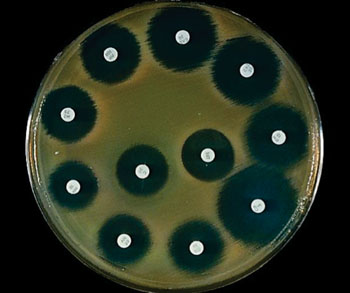
#> input picture Python Scripts/Picture 1.jpg, 350 x 293 px, found by its file name
$ python BinarizeAnImage.py
#> lines starting #> are read from the running program, lines starting #| are printed output that depends on the picture; after the words box and inside, x2 and y2 are one past the last pixel; in counts of white or black regions, pixels touching at a corner belong together
import numpy as np
import matplotlib.pyplot as plt
import cv2

def showResults():
    fig=plt.figure()
    fig.suptitle("ANTIBIOGRAMS", fontsize=16)

    fig2=fig.add_subplot(3,2,1)
    plt.axis("off")
    fig2.title.set_text('RGBimage')
    plt.imshow(RGBimg)


    fig4=fig.add_subplot(3,2,2)
    plt.axis("off")
    fig4.title.set_text('Grayscale')
    plt.imshow(GrayscaleImage, cmap='gray')

    fig4=fig.add_subplot(3,2,3)
    plt.axis("off")
    fig4.title.set_text('BlurredImg')
    plt.imshow(BlurredImage, cmap='gray')

    fig4=fig.add_subplot(3,2,4)
    plt.axis("off")
    fig4.title.set_text('BinarizedImg')
    plt.imshow(BinarizedImg,cmap='gray')
    plt.show()

img = cv2.imread('D:\Alex 2018-2do semestre\Docencia\Antibiograms-project\Antibiograms pictures\Picture 1.jpg')
#> img is the input picture: shape (293, 350, 3); mean B, G, R 30.1, 45.1, 37
RGBimg=cv2.cvtColor(img,cv2.COLOR_BGR2RGB)
GrayscaleImage=cv2.cvtColor(img, cv2.COLOR_BGR2GRAY)
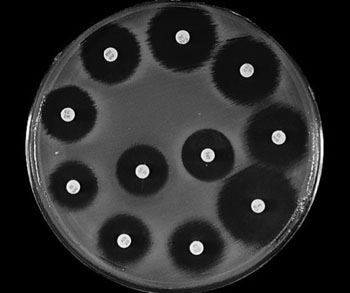
#> GrayscaleImage: shape (293, 350); min 0, max 255, mean 41
BlurredImage = cv2.medianBlur(GrayscaleImage,9)
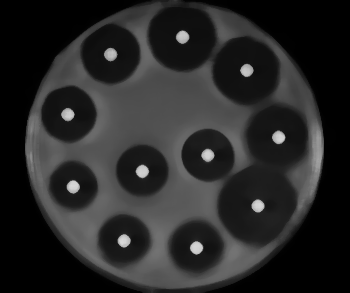
#> BlurredImage: shape (293, 350); min 0, max 217, mean 39.4
ret,BinarizedImg = cv2.threshold(BlurredImage,40,255,cv2.THRESH_BINARY)
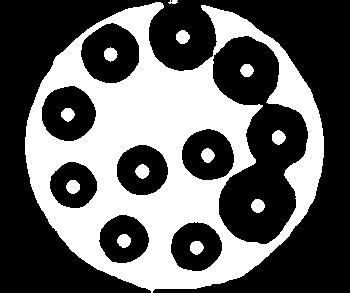
#> BinarizedImg: shape (293, 350); 38.4% white; 13 white regions, largest, box (x1, y1, x2, y2) and area: (25, 2, 324, 293) 37695, (135, 164, 150, 179) 155, (272, 130, 286, 145) 154
showResults()
#> in showResults, `plt.show()`:
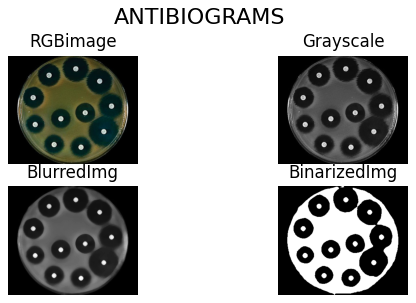
#> figure drawn by matplotlib, 4 panels

$ run again, with Python Scripts/Picture 3.jpg copied over Python Scripts/Picture 1.jpg
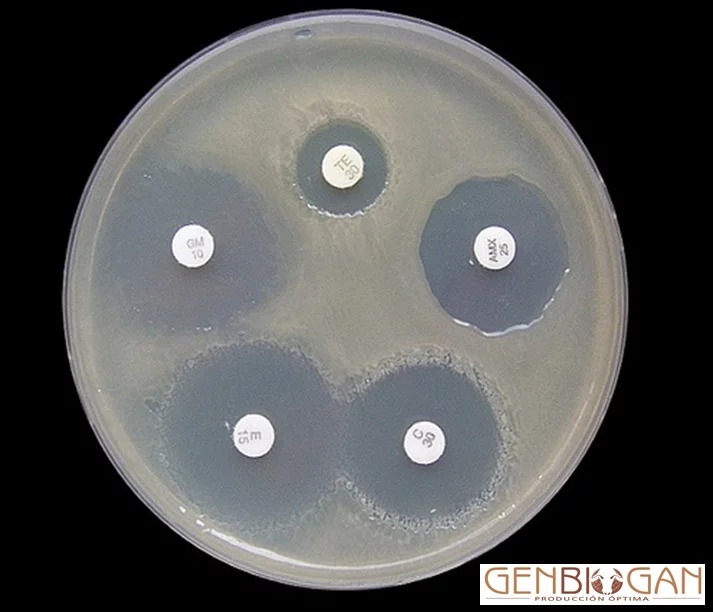
#> input picture Python Scripts/Picture 3.jpg, 713 x 612 px, found by its file name
#> img is the input picture: shape (612, 713, 3); mean B, G, R 87, 87.9, 87.3
#> `ret,BinarizedImg = cv2.threshold(BlurredImage,40,255,cv2.THRESH_BINARY)`:
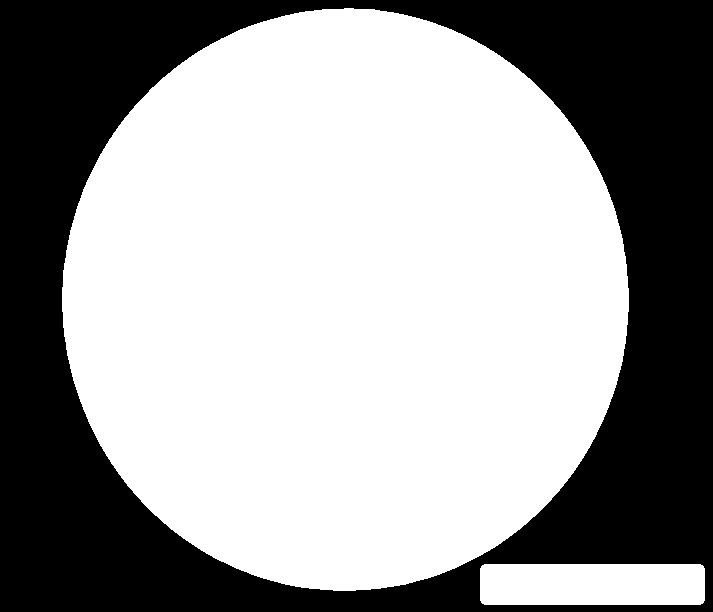
#> BinarizedImg: shape (612, 713); 61.4% white; 1 black region, box (x1, y1, x2, y2) and area: (0, 0, 713, 612) 168229
#> in showResults, `plt.show()`:
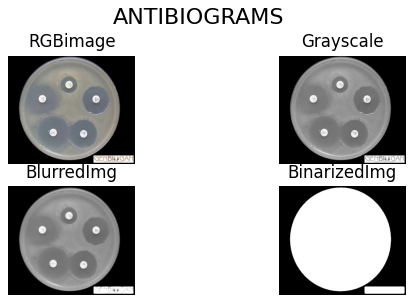
#> figure drawn by matplotlib, 4 panels

$ run again, with Python Scripts/Picture 6.JPG copied over Python Scripts/Picture 1.jpg
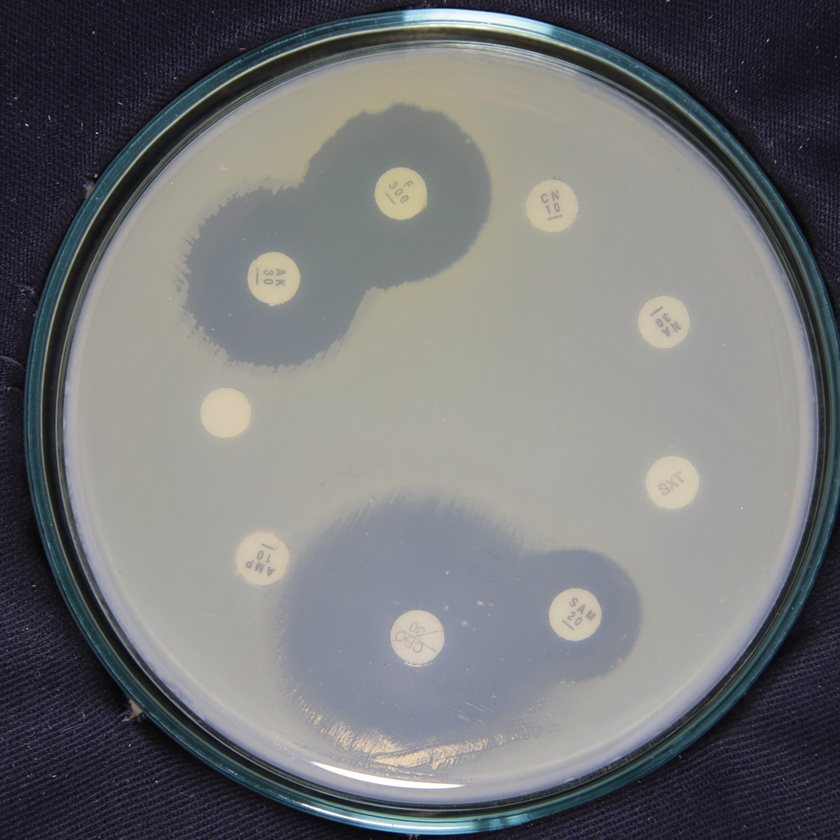
#> input picture Python Scripts/Picture 6.JPG, 840 x 840 px, shrunk from 3729 x 3729 before the run, found by its file name
#> img is the input picture: shape (840, 840, 3); mean B, G, R 118.4, 117.1, 116
#> `ret,BinarizedImg = cv2.threshold(BlurredImage,40,255,cv2.THRESH_BINARY)`:
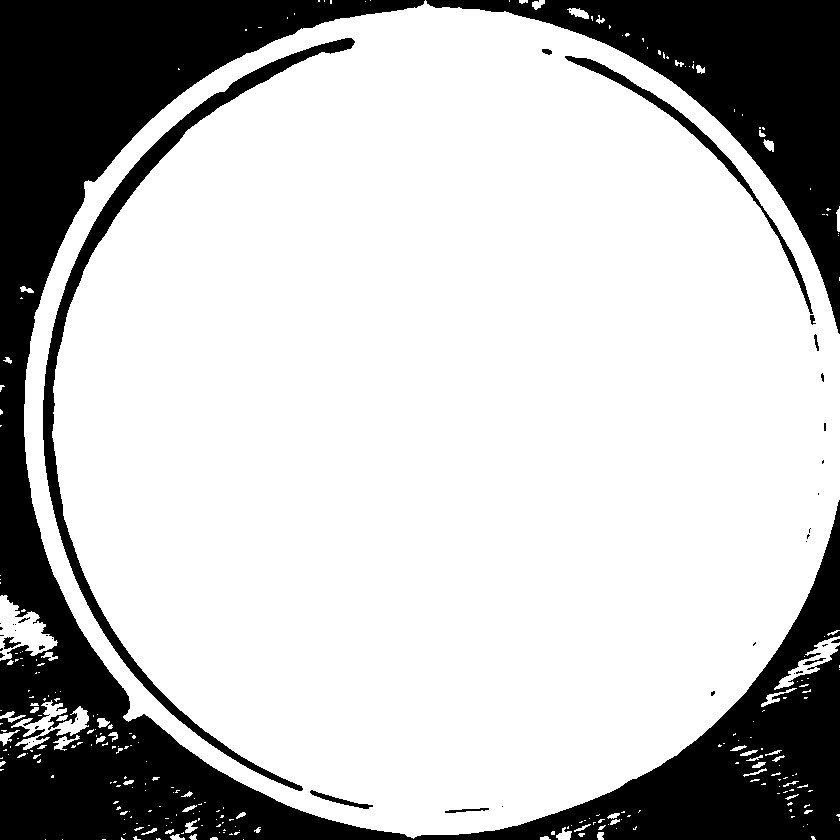
#> BinarizedImg: shape (840, 840); 74.8% white; 44 black regions (31 under 20 px), largest, box (x1, y1, x2, y2) and area: (0, 0, 840, 840) 127214, (426, 0, 840, 334) 36351, (43, 38, 355, 791) 10703
#> in showResults, `plt.show()`:
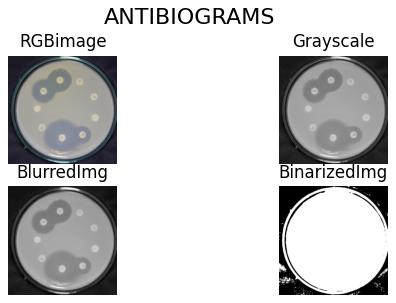
#> figure drawn by matplotlib, 4 panels

$ run again, with Python Scripts/Picture 8.JPG copied over Python Scripts/Picture 1.jpg
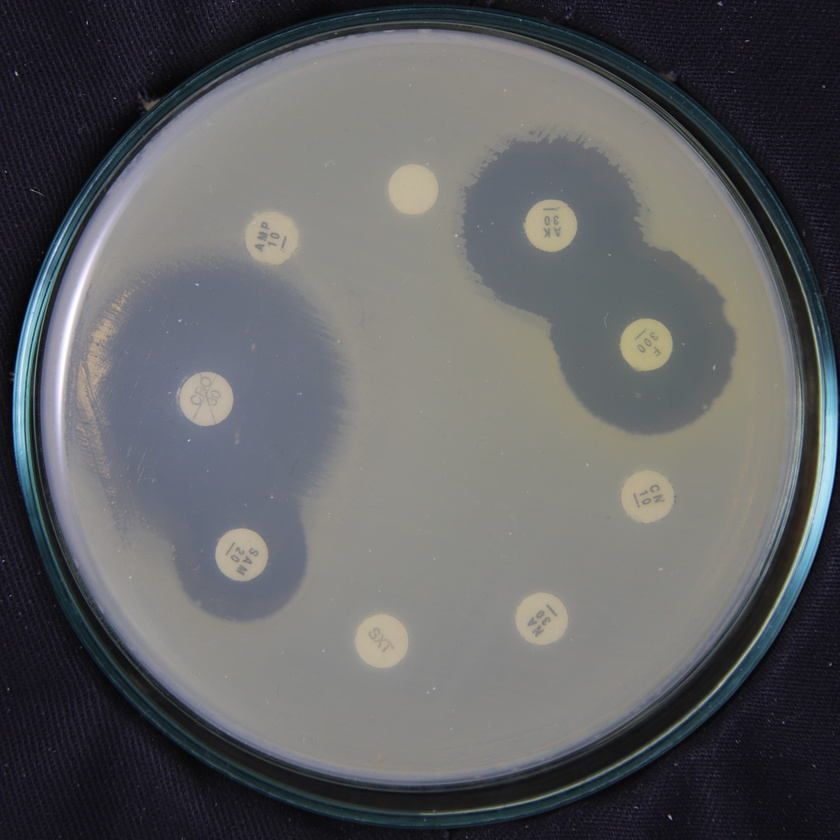
#> input picture Python Scripts/Picture 8.JPG, 840 x 840 px, shrunk from 3537 x 3538 before the run, found by its file name
#> img is the input picture: shape (840, 840, 3); mean B, G, R 99.3, 97.5, 96.4
#> `ret,BinarizedImg = cv2.threshold(BlurredImage,40,255,cv2.THRESH_BINARY)`:
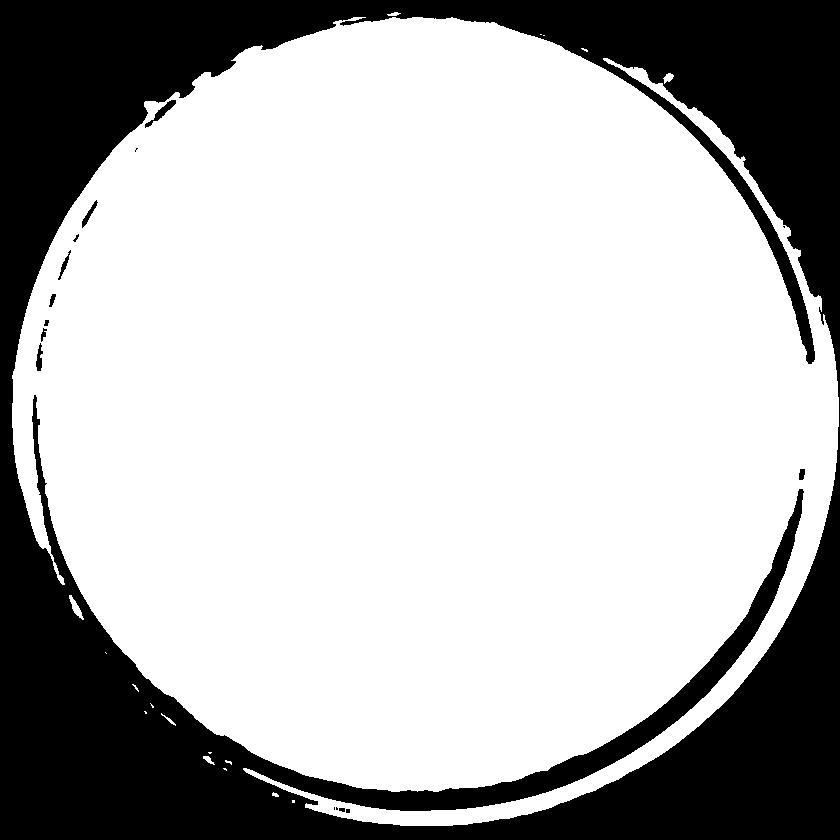
#> BinarizedImg: shape (840, 840); 70.5% white; 16 black regions (5 under 20 px), largest, box (x1, y1, x2, y2) and area: (0, 0, 840, 840) 207285, (145, 100, 176, 128) 207, (82, 200, 98, 228) 117
#> in showResults, `plt.show()`:
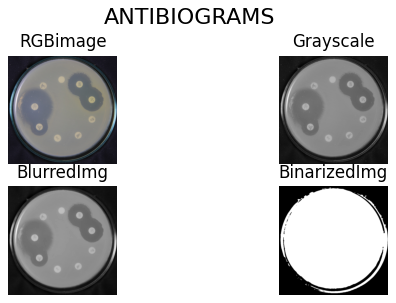
#> figure drawn by matplotlib, 4 panels
